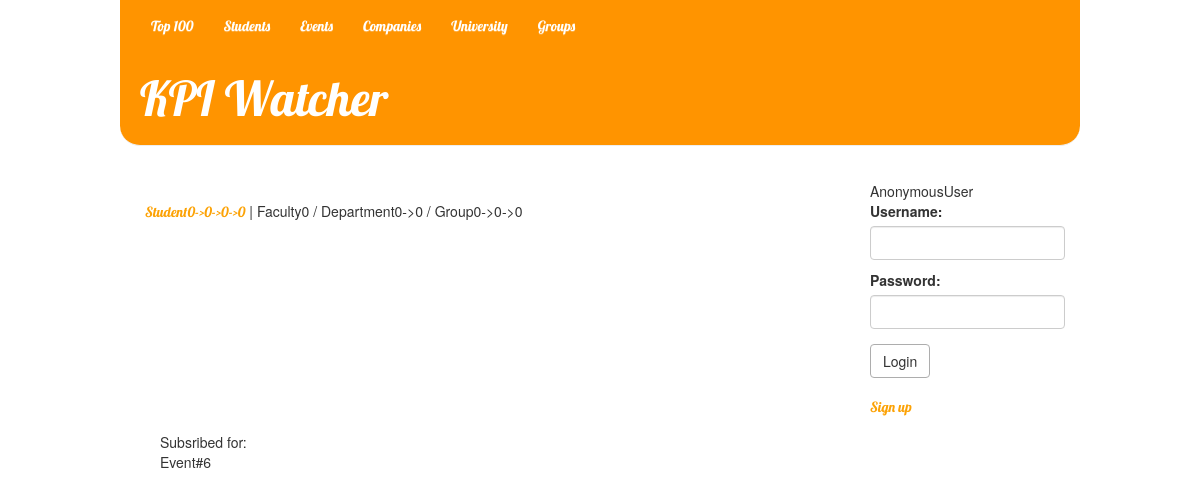
The app's page /students/9363/ with its own data.
### ratings/models.py (models this page shows)
class Student(models.Model):
	user = models.OneToOneField(User)
	group = models.ForeignKey('Group', related_name="students")
	is_leader = models.BooleanField(default=False)
	def __str__(self):
		return self.user.get_username()

class Group(models.Model):
	name = models.CharField(max_length=50)
	department = models.ForeignKey(Department, related_name="groups")
	avg_rating = models.DecimalField(max_digits=4, decimal_places=2, default=0, editable=False)
	count_of_votes = models.IntegerField(default=0, editable=False)
	voted_teachers = models.ManyToManyField('Teacher', related_name="rated_groups", editable=False)
	def vote(self, vote, teacher):
		if not vote < 0 and not vote > 10:
			if isinstance(teacher, Teacher):
				if not self.voted_teachers.filter(user__id=teacher.user.id).exists():
					self.avg_rating = ((self.avg_rating * self.count_of_votes) + vote) / (self.count_of_votes + 1)
					self.count_of_votes += 1
					self.voted_teachers.add(teacher)
					self.save()
					return True
		return False
	def __str__(self):
		return self.name

class Department(models.Model):
	name = models.CharField(max_length=50)
	faculty = models.ForeignKey(Faculty, related_name="departments")
	avg_rating = models.DecimalField(max_digits=4, decimal_places=2, default=0, editable=False)
	def count_rating(self):
		total = 0
		for teacher in self.teachers.all():
			total += teacher.avg_rating
		for group in self.groups.all():
			total += group.avg_rating
		try:
			self.avg_rating = total / (len(self.groups.all()) + len(self.teachers.all()))
		except ZeroDivisionError:
			self.avg_rating = 0
		self.save()
	def __str__(self):
		return self.name

class Faculty(models.Model):
	name = models.CharField(max_length=50)
	university = models.ForeignKey(University, related_name="faculties")
	avg_rating = models.DecimalField(max_digits=4, decimal_places=2, default=0, editable=False)
	def count_rating(self):
		total = 0
		for department in self.departments.all():
			department.count_rating()
			total += department.avg_rating
		try:
			self.avg_rating = total / len(self.departments.all())
		except ZeroDivisionError:
			self.avg_rating = 0
		self.save()
	def __str__(self):
		return self.name

### events/models.py (models this page shows, shortened)
class Event(models.Model):
    creator = models.ForeignKey(User)
    name = models.CharField(max_length=250)
    text = models.TextField()
    date_published = models.DateTimeField(default=timezone.now, editable=False)
    subscribers = models.ManyToManyField(User, related_name="events")

### ratings/views.py (the view)
# urls.py: url(r'^students/(?P<pk>[0-9]+)/$', views.student_page, name="student_page"),
def student_page(request, pk):
    student = get_object_or_404(Student, pk=pk)
    return render(request, 'ratings/student_page.html', {'student': student})

### ratings/ctx_log_processor.py (called while the page is built)
def auth_form(request):
    return {'form': AuthForm(), 'request': request}

### ratings/templates/ratings/student_page.html (shortened to what this page needs)
{% extends 'base.html' %}
{% block content %}
    <div>
        <div class="row">
	    	<a href="{% url 'ratings.views.student_page' pk=student.pk %}">{{ student.user.username }}</a>
            | {{ student.group.department.faculty }} / {{ student.group.department }} / {{student.group}}
	    </div>
        {% if student.user.events.all %}
            Subsribed for:
            {% for event in student.user.events.all %}
               <p> {{ event.name }}</p>
            {% endfor %}
        {% endif %}
    </div>
{% endblock %}

### ratings/static/styles.css (style rules this page uses)
body { width:80%; margin: auto; }
a { color: #FCA205; font-family: 'Lobster'; }
input[type=email],input[type=text], input[type=number], input[type=password] { height: 34px; }
input[type=email],input[type=text], input[type=number], textarea, input[type=password] { display: block; width: 100%; padding: 6px 12px; font-size: 14px; line-height: 1.42857143; color: #555; background-color: #fff; background-image: none; border: 1px solid #ccc; border-radius: 4px; -webkit-box-shadow: inset 0 1px 1px rgba(0,0,0,.075); box-shadow: inset 0 1px 1px rgba(0,0,0,.075); -webkit-transition: border-color ease-in-out .15s,-webkit-box-shadow ease-in-out .15s; -o-transition: border-color ease-in-out .15s,box-shadow ease-in-out .15s; transition: border-color ease-in-out .15s,box-shadow ease-in-out .15s; }

### records on screen
Student: user.username "Student0->0->0->0", group.department.faculty "Faculty0", group.department "Department0->0", group "Group0->0->0"
Event: name "Event#6"

### other values on screen
{{ user }} "AnonymousUser"
